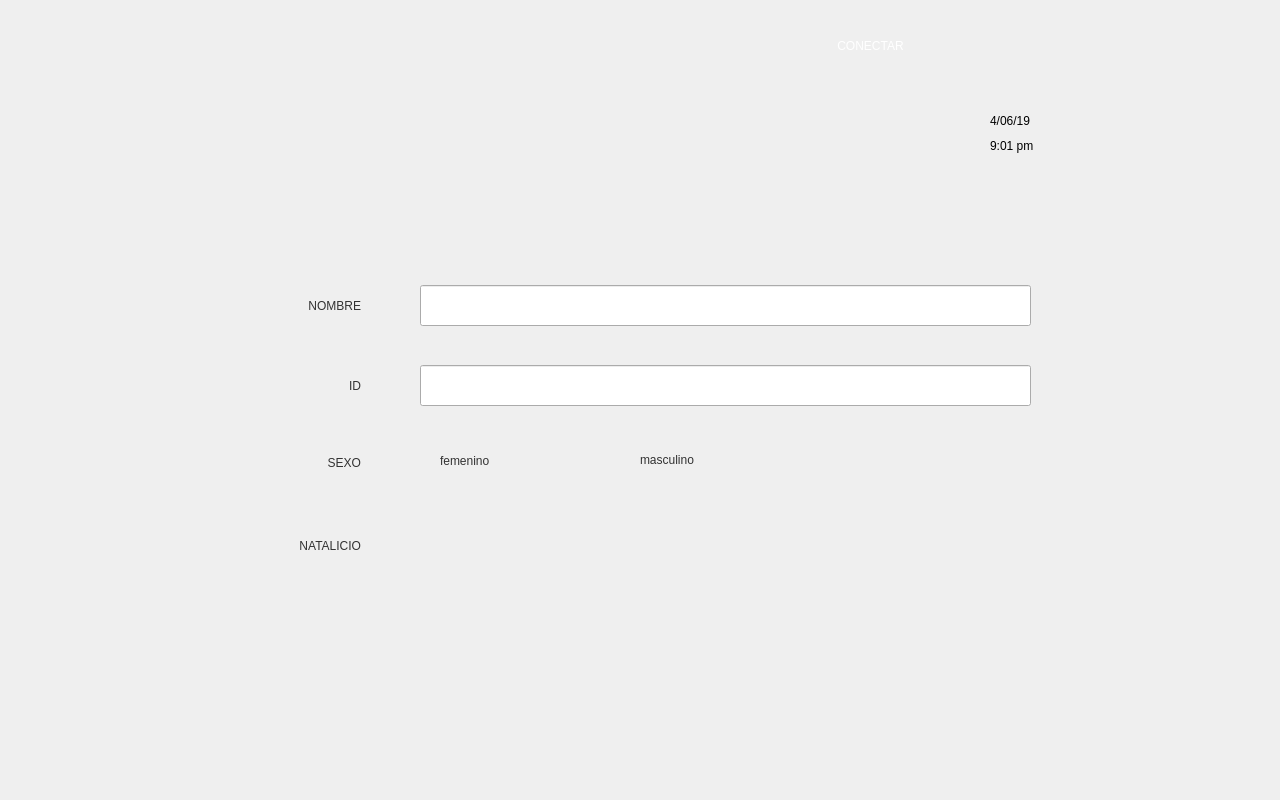
   <widget class="QWidget" name="widget_pantalla_paciente" native="true">
    <property name="geometry">
     <rect>
      <x>1290</x>
      <y>240</y>
      <width>1280</width>
      <height>800</height>
     </rect>
    </property>
    <property name="styleSheet">
     <string notr="true">border-image: url(:/icons/pantalla_principal_fondo.png);</string>
    </property>
    <widget class="QLabel" name="label">
     <property name="geometry">
      <rect>
       <x>290</x>
       <y>160</y>
       <width>51</width>
       <height>5</height>
      </rect>
     </property>
     <property name="styleSheet">
      <string notr="true">border-image: url(:/icons/filete.png);</string>
     </property>
     <property name="text">
      <string/>
     </property>
    </widget>
    <widget class="QLabel" name="label_2">
     <property name="geometry">
      <rect>
       <x>240</x>
       <y>290</y>
       <width>121</width>
       <height>31</height>
      </rect>
     </property>
     <property name="styleSheet">
      <string notr="true">font: 57 16pt &quot;Alegreya Sans SC Medium&quot;;
font: 19pt &quot;Alegreya Sans&quot;;
border-image: url(:/icons/fondo_transparente.png);
color: rgb(50, 50, 50);</string>
     </property>
     <property name="text">
      <string>NOMBRE</string>
     </property>
     <property name="alignment">
      <set>Qt::AlignRight|Qt::AlignTrailing|Qt::AlignVCenter</set>
     </property>
    </widget>
    <widget class="QLabel" name="label_6">
     <property name="geometry">
      <rect>
       <x>300</x>
       <y>370</y>
       <width>61</width>
       <height>31</height>
      </rect>
     </property>
     <property name="styleSheet">
      <string notr="true">font: 57 16pt &quot;Alegreya Sans SC Medium&quot;;
font: 19pt &quot;Alegreya Sans&quot;;
border-image: url(:/icons/fondo_transparente.png);
color: rgb(50, 50, 50);</string>
     </property>
     <property name="text">
      <string>      ID</string>
     </property>
     <property name="alignment">
      <set>Qt::AlignRight|Qt::AlignTrailing|Qt::AlignVCenter</set>
     </property>
    </widget>
    <widget class="QLabel" name="label_7">
     <property name="geometry">
      <rect>
       <x>280</x>
       <y>447</y>
       <width>81</width>
       <height>31</height>
      </rect>
     </property>
     <property name="styleSheet">
      <string notr="true">font: 57 16pt &quot;Alegreya Sans SC Medium&quot;;
font: 19pt &quot;Alegreya Sans&quot;;
border-image: url(:/icons/fondo_transparente.png);
color: rgb(50, 50, 50);</string>
     </property>
     <property name="text">
      <string>   SEXO</string>
     </property>
     <property name="alignment">
      <set>Qt::AlignRight|Qt::AlignTrailing|Qt::AlignVCenter</set>
     </property>
    </widget>
    <widget class="QLabel" name="label_8">
     <property name="geometry">
      <rect>
       <x>170</x>
       <y>510</y>
       <width>191</width>
       <height>71</height>
      </rect>
     </property>
     <property name="styleSheet">
      <string notr="true">font: 57 16pt &quot;Alegreya Sans SC Medium&quot;;
font: 19pt &quot;Alegreya Sans&quot;;
border-image: url(:/icons/fondo_transparente.png);
color: rgb(50, 50, 50);</string>
     </property>
     <property name="text">
      <string>NATALICIO</string>
     </property>
     <property name="alignment">
      <set>Qt::AlignRight|Qt::AlignTrailing|Qt::AlignVCenter</set>
     </property>
    </widget>
    <widget class="QLabel_Button" name="pb_pant_paciente_nuevo">
     <property name="geometry">
      <rect>
       <x>75</x>
       <y>84</y>
       <width>281</width>
       <height>101</height>
      </rect>
     </property>
     <property name="styleSheet">
      <string notr="true">border-image: url(:/icons/fondo_transparente.png);</string>
     </property>
     <property name="text">
      <string/>
     </property>
     <property name="pixmap">
      <pixmap resource="assets.qrc">:/icons/boton_1.png</pixmap>
     </property>
     <property name="alignment">
      <set>Qt::AlignRight|Qt::AlignTrailing|Qt::AlignVCenter</set>
     </property>
    </widget>
    <widget class="QLabel_Button" name="pb_pant_paciente_base_de_datos">
     <property name="geometry">
      <rect>
       <x>410</x>
       <y>84</y>
       <width>321</width>
       <height>101</height>
      </rect>
     </property>
     <property name="styleSheet">
      <string notr="true">border-image: url(:/icons/fondo_transparente.png);</string>
     </property>
     <property name="text">
      <string/>
     </property>
     <property name="pixmap">
      <pixmap resource="assets.qrc">:/icons/boton_2.png</pixmap>
     </property>
    </widget>
    <widget class="QLabel_Button" name="pb_pant_paciente_radioB_femenino">
     <property name="geometry">
      <rect>
       <x>407</x>
       <y>455</y>
       <width>16</width>
       <height>16</height>
      </rect>
     </property>
     <property name="minimumSize">
      <size>
       <width>16</width>
       <height>16</height>
      </size>
     </property>
     <property name="maximumSize">
      <size>
       <width>16</width>
       <height>16</height>
      </size>
     </property>
     <property name="styleSheet">
      <string notr="true">
border-image: url(:/icons/pantalla_principal_sin_seleccion.png);</string>
     </property>
     <property name="text">
      <string/>
     </property>
    </widget>
    <widget class="QLabel_Button" name="pb_pant_paciente_label_femenino">
     <property name="geometry">
      <rect>
       <x>440</x>
       <y>440</y>
       <width>151</width>
       <height>41</height>
      </rect>
     </property>
     <property name="styleSheet">
      <string notr="true">font: 57 16pt &quot;Alegreya Sans SC Medium&quot;;
font: 20pt &quot;Alegreya Sans&quot;;
border-image: url(:/icons/fondo_transparente.png);
color: rgb(50, 50, 50);</string>
     </property>
     <property name="text">
      <string>femenino</string>
     </property>
    </widget>
    <widget class="QLabel_Button" name="pb_pant_paciente_radioB_masculino">
     <property name="geometry">
      <rect>
       <x>610</x>
       <y>455</y>
       <width>16</width>
       <height>16</height>
      </rect>
     </property>
     <property name="minimumSize">
      <size>
       <width>16</width>
       <height>16</height>
      </size>
     </property>
     <property name="maximumSize">
      <size>
       <width>16</width>
       <height>16</height>
      </size>
     </property>
     <property name="baseSize">
      <size>
       <width>16</width>
       <height>16</height>
      </size>
     </property>
     <property name="styleSheet">
      <string notr="true">
border-image: url(:/icons/pantalla_principal_sin_seleccion.png);</string>
     </property>
     <property name="text">
      <string/>
     </property>
    </widget>
    <widget class="QLabel_Button" name="pb_pant_paciente_label_masculino">
     <property name="geometry">
      <rect>
       <x>640</x>
       <y>434</y>
       <width>171</width>
       <height>51</height>
      </rect>
     </property>
     <property name="styleSheet">
      <string notr="true">font: 57 16pt &quot;Alegreya Sans SC Medium&quot;;
font: 20pt &quot;Alegreya Sans&quot;;
border-image: url(:/icons/fondo_transparente.png);
color: rgb(50, 50, 50);</string>
     </property>
     <property name="text">
      <string>masculino</string>
     </property>
    </widget>
    <widget class="QLineEdit" name="le_pant_paciente_Nombre">
     <property name="geometry">
      <rect>
       <x>420</x>
       <y>285</y>
       <width>611</width>
       <height>41</height>
      </rect>
     </property>
     <property name="styleSheet">
      <string notr="true">border-image: url(:/icons/fondo_transparente.png);
color: rgb(130, 130, 130);
font: 57 16pt &quot;Alegreya Sans Medium&quot;;
font: 25 22pt &quot;Alegreya Sans Light&quot;;</string>
     </property>
     <property name="text">
      <string/>
     </property>
    </widget>
    <widget class="QLineEdit" name="le_pant_paciente_ID">
     <property name="geometry">
      <rect>
       <x>420</x>
       <y>365</y>
       <width>611</width>
       <height>41</height>
      </rect>
     </property>
     <property name="styleSheet">
      <string notr="true">border-image: url(:/icons/fondo_transparente.png);
color: rgb(130, 130, 130);
font: 57 16pt &quot;Alegreya Sans Medium&quot;;
font: 25 22pt &quot;Alegreya Sans Light&quot;;</string>
     </property>
     <property name="text">
      <string/>
     </property>
    </widget>
    <widget class="QLabel" name="pb_pant_paciente_fecha_nacimiento">
     <property name="geometry">
      <rect>
       <x>360</x>
       <y>530</y>
       <width>281</width>
       <height>41</height>
      </rect>
     </property>
     <property name="styleSheet">
      <string notr="true">font: 57 19pt &quot;Alegreya Sans SC Medium&quot;;
border-image: url(:/icons/fondo_transparente.png);
color: rgb(130, 130, 130);</string>
     </property>
     <property name="text">
      <string/>
     </property>
     <property name="alignment">
      <set>Qt::AlignCenter</set>
     </property>
    </widget>
    <widget class="QLabel" name="pb_pant_paciente_fecha_nacimiento_2">
     <property name="geometry">
      <rect>
       <x>600</x>
       <y>540</y>
       <width>23</width>
       <height>13</height>
      </rect>
     </property>
     <property name="styleSheet">
      <string notr="true">font: 57 12pt &quot;Alegreya Sans SC Medium&quot;;
border-image: url(:/icons/pantalla_principal_mas.png);
color: rgb(50, 50, 50);</string>
     </property>
     <property name="text">
      <string/>
     </property>
    </widget>
    <widget class="QLabel_Button" name="pb_pant_paciente_descartar">
     <property name="geometry">
      <rect>
       <x>410</x>
       <y>650</y>
       <width>202</width>
       <height>57</height>
      </rect>
     </property>
     <property name="styleSheet">
      <string notr="true">font: 57 12pt &quot;Alegreya Sans SC Medium&quot;;
border-image: url(:/icons/button_descartar.png);
color: rgb(50, 50, 50);</string>
     </property>
     <property name="text">
      <string/>
     </property>
    </widget>
    <widget class="QLabel_Button" name="pb_pant_paciente_test">
     <property name="geometry">
      <rect>
       <x>750</x>
       <y>650</y>
       <width>200</width>
       <height>55</height>
      </rect>
     </property>
     <property name="styleSheet">
      <string notr="true">font: 57 12pt &quot;Alegreya Sans SC Medium&quot;;
border-image: url(:/icons/button_test.png);
color: rgb(50, 50, 50);</string>
     </property>
     <property name="text">
      <string/>
     </property>
    </widget>
    <widget class="QLabel_Button" name="pb_pant_paciente_fecha_actual">
     <property name="geometry">
      <rect>
       <x>990</x>
       <y>110</y>
       <width>151</width>
       <height>21</height>
      </rect>
     </property>
     <property name="styleSheet">
      <string notr="true">font: 16pt &quot;Alegreya Sans&quot;;
border-image: url(:/icons/fondo_transparente.png);
color: gb(0, 0, 0);</string>
     </property>
     <property name="text">
      <string>4/06/19</string>
     </property>
    </widget>
    <widget class="QLabel_Button" name="pb_pant_paciente_hora_actual">
     <property name="geometry">
      <rect>
       <x>990</x>
       <y>130</y>
       <width>151</width>
       <height>31</height>
      </rect>
     </property>
     <property name="styleSheet">
      <string notr="true">font: 16pt &quot;Alegreya Sans&quot;;
border-image: url(:/icons/fondo_transparente.png);
color: gb(0, 0, 0);</string>
     </property>
     <property name="text">
      <string>9:01 pm</string>
     </property>
    </widget>
    <widget class="QLabel_Button" name="pb_pant_paciente_menu_2">
     <property name="geometry">
      <rect>
       <x>1190</x>
       <y>10</y>
       <width>91</width>
       <height>71</height>
      </rect>
     </property>
     <property name="styleSheet">
      <string notr="true">
border-image: url(:/icons/fondo_transparente.png);</string>
     </property>
     <property name="text">
      <string/>
     </property>
    </widget>
    <widget class="QLabel_Button" name="pb_pant_paciente_menu">
     <property name="geometry">
      <rect>
       <x>1240</x>
       <y>30</y>
       <width>6</width>
       <height>27</height>
      </rect>
     </property>
     <property name="styleSheet">
      <string notr="true">
border-image: url(:/icons/boton_menu.png);</string>
     </property>
     <property name="text">
      <string/>
     </property>
    </widget>
    <widget class="QLabel_Button" name="pb_pant_paciente_conectar">
     <property name="geometry">
      <rect>
       <x>750</x>
       <y>0</y>
       <width>241</width>
       <height>91</height>
      </rect>
     </property>
     <property name="styleSheet">
      <string notr="true">font: 81 19pt &quot;Alegreya Sans SC ExtraBold&quot;;
font: 20pt &quot;Alegreya Sans&quot;;
color: rgb(0, 0, 0);
border-image: url(:/icons/fondo_transparente.png);
color: rgb(255, 255, 255);</string>
     </property>
     <property name="text">
      <string>CONECTAR</string>
     </property>
     <property name="alignment">
      <set>Qt::AlignCenter</set>
     </property>
    </widget>
   </widget>
